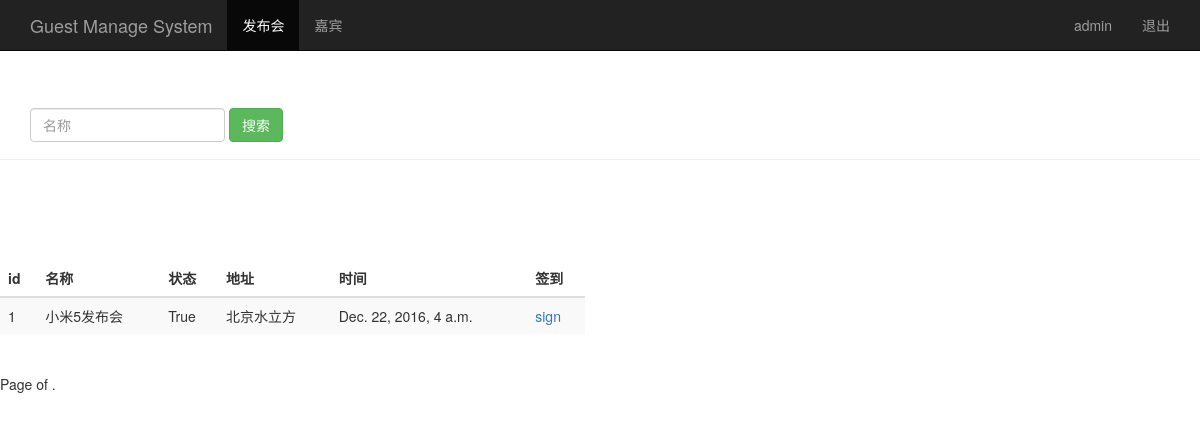
The app's page /search_name/ (signed in), older data.
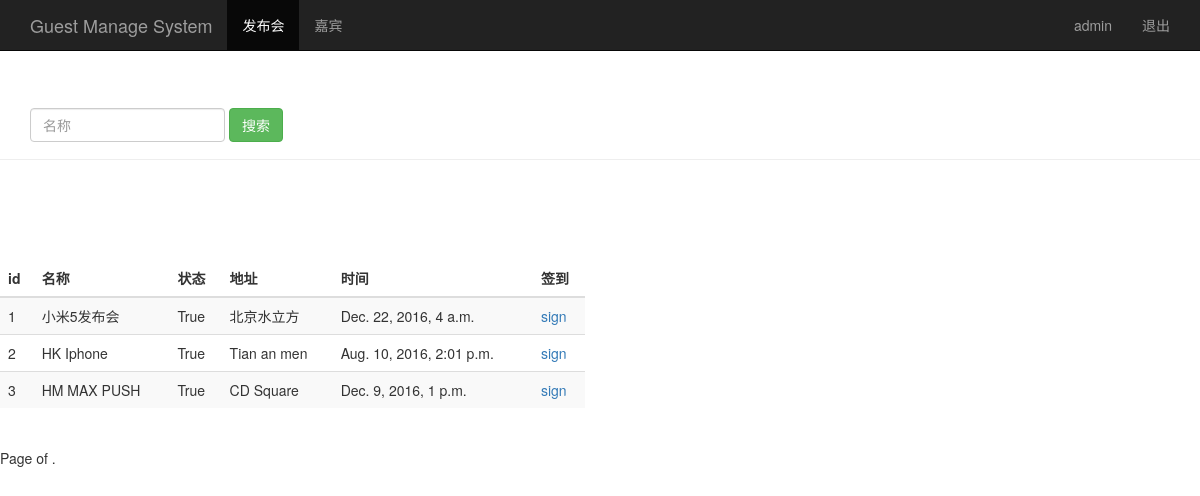
The same page, newer data.
### sign/models.py (models this page shows, shortened)
class Event(models.Model):
	name = models.CharField(max_length=100) #发布会标题
	limit = models.IntegerField() #参加人数
	status = models.BooleanField() #状态
	address = models.CharField(max_length=200) #地址
	start_time = models.DateTimeField('event_time') #发布会时间
	creat_time = models.DateTimeField(auto_now=True) #创建时间（自动获取当前时间）

### sign/views.py (the view)
# urls.py: url(r'^search_name/$', views.search_name),
@login_required
def search_name(request):
	username = request.session.get('user','')
	search_name = request.GET.get('name','')
	event_list = Event.objects.filter(name__contains=search_name)
	return render(request, 'event_manage.html',{'user':username,'events':event_list})

### sign/templates/event_manage.html (shortened to what this page needs)
<!DOCTYPE html>
<html lang="zh-CN">
<head>
    {% load bootstrap3 %}
    {% bootstrap_css %}
</head>
<body>
    <nav class="navbar navbar-inverse navbar-fixed-top">
    	<div class="container">
    		<div class="navbar-header">
    			<a href="/event_manage/" class="navbar-brand"> Guest Manage System</a>
    		</div>
    		<div id='navbar' class="collapse navbar-collapse">
    			<ul class='nav navbar-nav'>
    				<li class="active"><a href="#">发布会</a></li>
    				<li><a href="/guest_manage">嘉宾</a></li>
    			</ul>
    			<ul class="nav navbar-nav navbar-right">
    				<li><a href="#">{{user}}</a></li>
    				<li><a href="/logou/">退出</a></li>
    			</ul>
    		</div>
    	</div>
    </nav>
    <div class='page-header' style="padding-top: 60px;">
    	<div id='navbar' class="navbar-collapse collapse">
    		<form class="navbar-form" method="get" action="/search_name">
    			<div class="form-group">
    				<input type="text" name="name" placeholder="名称" class="form-control">
    			</div>
    			<button type="submit" class="btn btn-success">搜索</button>
    		</form>
    	</div>
    </div>
    <div class="row" style="padding-top: 80px;">
    	<div class="col-md-6">
    		<table class="table table-striped">
    			<thead>
    				<tr>
    					<th>id</th><th>名称</th><th>状态</th><th>地址</th><th>时间</th><th>签到</th>
    				</tr>
    			</thead>
    			<tbody>
    				{% for event in events %}
    					<tr>
    						<td>{{ event.id }}</td>
    						<td>{{ event.name }}</td>
    						<td>{{ event.status }}</td>
    						<td>{{ event.address }}</td>
    						<td>{{ event.start_time }}</td>
                            <td>
                                <a href="/sign_index/{{event.id}}/" target='{{event.id}}_blank'>sign</a>
                            </td>
    					</tr>
    				{% endfor %}
    			</tbody>
    		</table>
    	</div>
    </div>
    <div class='pagination'>
        <span class='step-links'>
                <span class='current'>
                    Page {{events.number}} of {{events.paginator.num_pages}}.
                </span>
        </span>
    </div>
</html>

Row changes from the older to the newer data that the page shows:
added Event: id "2", name "HK Iphone", status "True", address "Tian an men", start_time "Aug. 10, 2016, 2:01 p.m."
added Event: id "3", name "HM MAX PUSH", status "True", address "CD Square", start_time "Dec. 9, 2016, 1 p.m."
